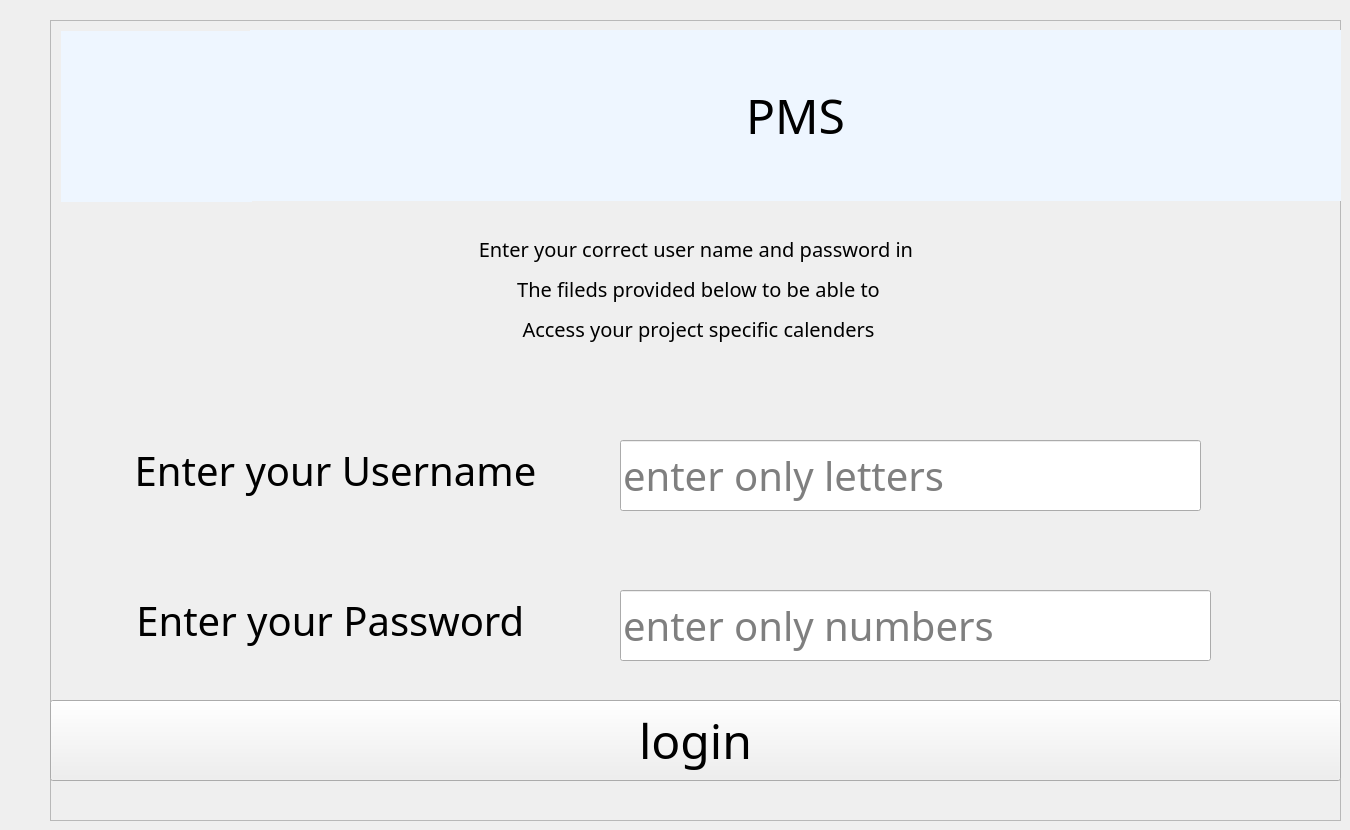
    <widget class="QWidget" name="login">
     <widget class="QFrame" name="frame_3">
      <property name="geometry">
       <rect>
        <x>50</x>
        <y>20</y>
        <width>1291</width>
        <height>801</height>
       </rect>
      </property>
      <property name="frameShape">
       <enum>QFrame::StyledPanel</enum>
      </property>
      <property name="frameShadow">
       <enum>QFrame::Raised</enum>
      </property>
      <widget class="QLabel" name="password_2">
       <property name="geometry">
        <rect>
         <x>0</x>
         <y>560</y>
         <width>571</width>
         <height>81</height>
        </rect>
       </property>
       <property name="sizePolicy">
        <sizepolicy hsizetype="Expanding" vsizetype="Expanding">
         <horstretch>0</horstretch>
         <verstretch>0</verstretch>
        </sizepolicy>
       </property>
       <property name="font">
        <font>
         <family>Rockwell Condensed</family>
         <pointsize>30</pointsize>
        </font>
       </property>
       <property name="text">
        <string>Enter your Password </string>
       </property>
       <property name="alignment">
        <set>Qt::AlignCenter</set>
       </property>
      </widget>
      <widget class="QLineEdit" name="lineEdit_5">
       <property name="geometry">
        <rect>
         <x>570</x>
         <y>570</y>
         <width>591</width>
         <height>71</height>
        </rect>
       </property>
       <property name="sizePolicy">
        <sizepolicy hsizetype="Expanding" vsizetype="Expanding">
         <horstretch>0</horstretch>
         <verstretch>0</verstretch>
        </sizepolicy>
       </property>
       <property name="font">
        <font>
         <family>Rockwell Condensed</family>
         <pointsize>30</pointsize>
        </font>
       </property>
       <property name="echoMode">
        <enum>QLineEdit::Password</enum>
       </property>
       <property name="placeholderText">
        <string>enter only numbers</string>
       </property>
      </widget>
      <widget class="QLineEdit" name="lineEdit_6">
       <property name="geometry">
        <rect>
         <x>570</x>
         <y>420</y>
         <width>581</width>
         <height>71</height>
        </rect>
       </property>
       <property name="sizePolicy">
        <sizepolicy hsizetype="Expanding" vsizetype="Expanding">
         <horstretch>0</horstretch>
         <verstretch>0</verstretch>
        </sizepolicy>
       </property>
       <property name="font">
        <font>
         <family>Rockwell Condensed</family>
         <pointsize>30</pointsize>
        </font>
       </property>
       <property name="placeholderText">
        <string>enter only letters</string>
       </property>
      </widget>
      <widget class="QLabel" name="name_2">
       <property name="geometry">
        <rect>
         <x>0</x>
         <y>410</y>
         <width>571</width>
         <height>81</height>
        </rect>
       </property>
       <property name="sizePolicy">
        <sizepolicy hsizetype="Expanding" vsizetype="Expanding">
         <horstretch>0</horstretch>
         <verstretch>0</verstretch>
        </sizepolicy>
       </property>
       <property name="font">
        <font>
         <family>Rockwell Condensed</family>
         <pointsize>30</pointsize>
        </font>
       </property>
       <property name="text">
        <string>Enter your Username</string>
       </property>
       <property name="alignment">
        <set>Qt::AlignCenter</set>
       </property>
      </widget>
      <widget class="QLabel" name="label_54">
       <property name="geometry">
        <rect>
         <x>11</x>
         <y>11</y>
         <width>191</width>
         <height>171</height>
        </rect>
       </property>
       <property name="sizePolicy">
        <sizepolicy hsizetype="Preferred" vsizetype="Expanding">
         <horstretch>0</horstretch>
         <verstretch>0</verstretch>
        </sizepolicy>
       </property>
       <property name="styleSheet">
        <string notr="true">background-color: rgb(238, 246, 255);</string>
       </property>
       <property name="text">
        <string/>
       </property>
       <property name="pixmap">
        <pixmap>images/yup.png</pixmap>
       </property>
       <property name="scaledContents">
        <bool>true</bool>
       </property>
       <property name="alignment">
        <set>Qt::AlignCenter</set>
       </property>
      </widget>
      <widget class="QPushButton" name="login_2">
       <property name="geometry">
        <rect>
         <x>0</x>
         <y>680</y>
         <width>1291</width>
         <height>81</height>
        </rect>
       </property>
       <property name="sizePolicy">
        <sizepolicy hsizetype="Expanding" vsizetype="Expanding">
         <horstretch>0</horstretch>
         <verstretch>0</verstretch>
        </sizepolicy>
       </property>
       <property name="font">
        <font>
         <family>Rockwell Condensed</family>
         <pointsize>36</pointsize>
        </font>
       </property>
       <property name="text">
        <string>login</string>
       </property>
      </widget>
      <widget class="QLabel" name="label_71">
       <property name="geometry">
        <rect>
         <x>13</x>
         <y>194</y>
         <width>1271</width>
         <height>151</height>
        </rect>
       </property>
       <property name="sizePolicy">
        <sizepolicy hsizetype="Expanding" vsizetype="Expanding">
         <horstretch>0</horstretch>
         <verstretch>0</verstretch>
        </sizepolicy>
       </property>
       <property name="font">
        <font>
         <family>Rockwell Condensed</family>
         <pointsize>15</pointsize>
        </font>
       </property>
       <property name="text">
        <string>&lt;html&gt;&lt;head/&gt;&lt;body&gt;&lt;p align=&quot;center&quot;&gt;Enter your correct user name and password in &lt;/p&gt;&lt;p align=&quot;center&quot;&gt;The fileds provided below to be able to&lt;/p&gt;&lt;p align=&quot;center&quot;&gt;Access your project specific calenders&lt;/p&gt;&lt;/body&gt;&lt;/html&gt;</string>
       </property>
       <property name="alignment">
        <set>Qt::AlignCenter</set>
       </property>
      </widget>
      <widget class="QLabel" name="label_56">
       <property name="geometry">
        <rect>
         <x>200</x>
         <y>10</y>
         <width>1091</width>
         <height>171</height>
        </rect>
       </property>
       <property name="sizePolicy">
        <sizepolicy hsizetype="Expanding" vsizetype="Expanding">
         <horstretch>0</horstretch>
         <verstretch>0</verstretch>
        </sizepolicy>
       </property>
       <property name="font">
        <font>
         <family>Rockwell Condensed</family>
         <pointsize>36</pointsize>
        </font>
       </property>
       <property name="styleSheet">
        <string notr="true">background-color: rgb(238, 246, 255);</string>
       </property>
       <property name="text">
        <string>PMS</string>
       </property>
       <property name="alignment">
        <set>Qt::AlignCenter</set>
       </property>
      </widget>
     </widget>
    </widget>
